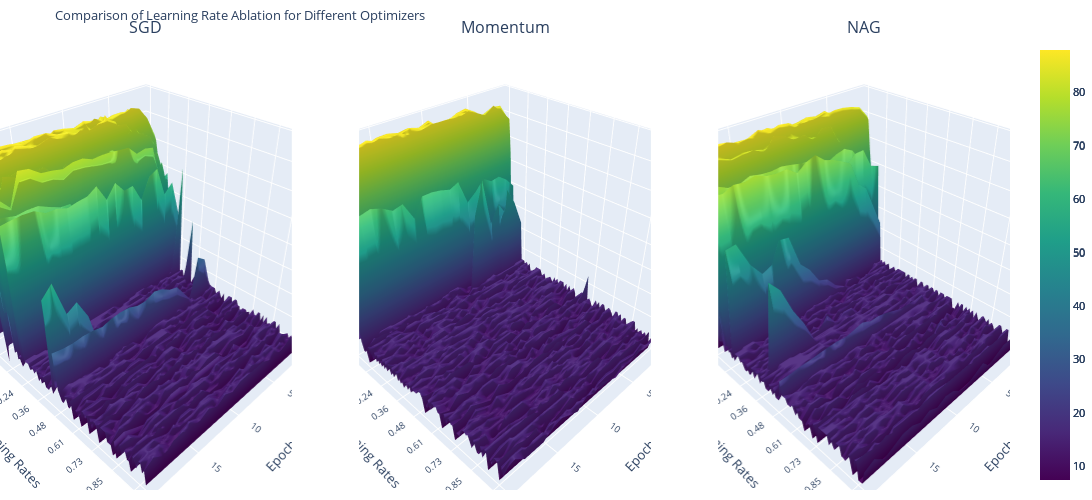
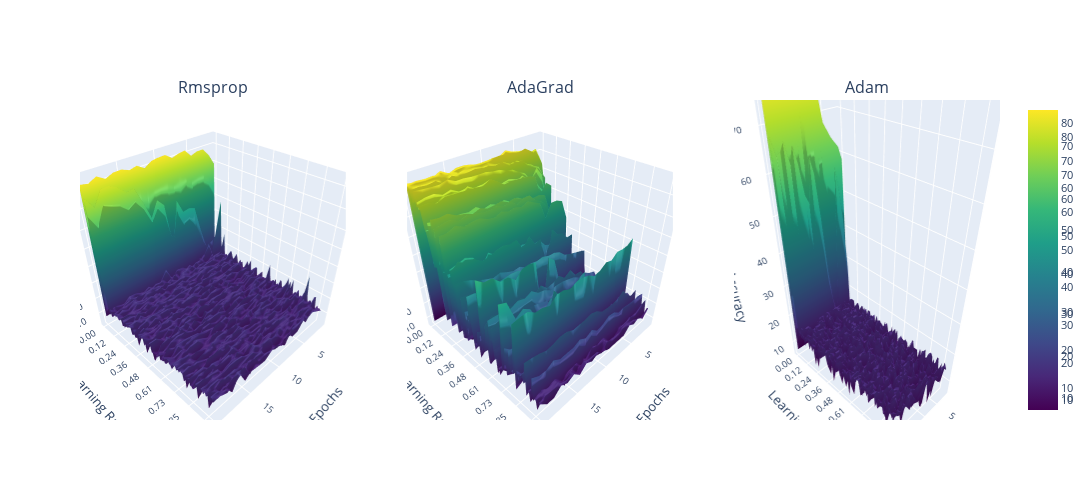
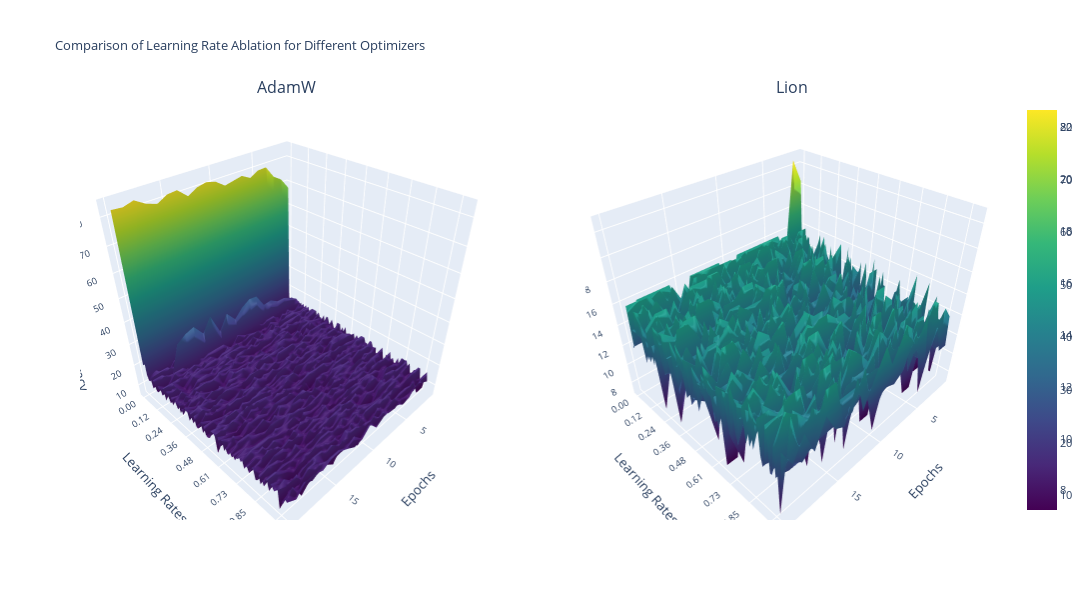

The notebook cell saved with these charts, in order:
### Code cell
import json
import numpy as np
import plotly.graph_objs as go
from plotly.subplots import make_subplots

file_names = [
    "sgd_learningRate_ablation_valid_accuracy.json",
    "momentum_learningRate_ablation_valid_accuracy.json",
    "nag_learningRate_ablation_valid_accuracy.json",
    "rmsprop_learningRate_ablation_valid_accuracy.json",
    "adaGrad_learningRate_ablation_valid_accuracy.json",
    "adam_learningRate_ablation_valid_accuracy.json",
    "adamW_learningRate_ablation_valid_accuracy.json",
    "lion_learningRate_ablation_valid_accuracy.json",
]

# Create a subplot with 1 row and 3 columns
fig = make_subplots(rows=1, cols=3, subplot_titles=["SGD", "Momentum", "NAG"], 
                    specs=[[{'type': 'surface'}, {'type': 'surface'}, {'type': 'surface'}]])

for index, file_name in enumerate(file_names[:3]):  # Take the first three files for demonstration
    with open(file_name, 'r') as file:
        data = json.load(file)

    title_info = file_name.split("_")
    optimizer = title_info[0]
    metric = title_info[-2]

    accuracy_data = np.array([values for lr, values in data.items()])
    epochs = np.arange(1, len(accuracy_data[0]) + 1)
    learning_rates = np.array([f"{float(lr):.2f}" for lr in data.keys()])
    learning_rates = np.array([(str(lr)) for lr in learning_rates])

    trace = go.Surface(x=epochs, y=learning_rates, z=accuracy_data, colorscale='Viridis')

    # Add trace to subplot
    fig.add_trace(trace, row=1, col=index + 1)  # Add to the appropriate subplot

# Update layout for each subplot if needed
font_size = 10.5
fig.update_layout(
    title='Comparison of Learning Rate Ablation for Different Optimizers',
    titlefont=dict(size=font_size + 2),
    font=dict(size=font_size),
    height=500,  # You may need to adjust the height and width to fit all plots comfortably
    width=1300,
    margin=dict(l=0, r=0, t=40, b=10),  # Adjust margins as needed
    scene=dict(
        xaxis_title='Epochs',
        yaxis_title='Learning Rates',
        zaxis_title='Validation Accuracy'
    ),
    scene2=dict(
        xaxis_title='Epochs',
        yaxis_title='Learning Rates',
        zaxis_title='Validation Accuracy'
    ),
    scene3=dict(
        xaxis_title='Epochs',
        yaxis_title='Learning Rates',
        zaxis_title='Validation Accuracy'
    )
)

# Display the interactive plot
fig.show()

# Create a subplot with 1 row and 3 columns
fig = make_subplots(rows=1, cols=3, subplot_titles=["Rmsprop", "AdaGrad", "Adam"], 
                    specs=[[{'type': 'surface'}, {'type': 'surface'}, {'type': 'surface'}]])

for index, file_name in enumerate(file_names[3:6]):  # Take the first three files for demonstration
    with open(file_name, 'r') as file:
        data = json.load(file)

    title_info = file_name.split("_")
    optimizer = title_info[0]
    metric = title_info[-2]

    accuracy_data = np.array([values for lr, values in data.items()])
    epochs = np.arange(1, len(accuracy_data[0]) + 1)
    learning_rates = np.array([f"{float(lr):.2f}" for lr in data.keys()])
    learning_rates = np.array([(str(lr)) for lr in learning_rates])

    trace = go.Surface(x=epochs, y=learning_rates, z=accuracy_data, colorscale='Viridis')

    # Add trace to subplot
    fig.add_trace(trace, row=1, col=index + 1)  # Add to the appropriate subplot

# Update layout for each subplot if needed
font_size = 10.5
fig.update_layout(
    # title='Comparison of Learning Rate Ablation for Different Optimizers',
    titlefont=dict(size=font_size + 2),
    font=dict(size=font_size),
    height=500,  # You may need to adjust the height and width to fit all plots comfortably
    width=1300,
    scene=dict(
        xaxis_title='Epochs',
        yaxis_title='Learning Rates',
        zaxis_title='Validation Accuracy'
    ),
    scene2=dict(
        xaxis_title='Epochs',
        yaxis_title='Learning Rates',
        zaxis_title='Validation Accuracy'
    ),
    scene3=dict(
        xaxis_title='Epochs',
        yaxis_title='Learning Rates',
        zaxis_title='Validation Accuracy'
    )
)

# Display the interactive plot
fig.show()

# Create a subplot with 1 row and 2 columns
fig = make_subplots(rows=1, cols=2, subplot_titles=["AdamW", "Lion"], 
                    specs=[[{'type': 'surface'}, {'type': 'surface'}]])

for index, file_name in enumerate(file_names[6:8]):  # Take the first two files for demonstration
    with open(file_name, 'r') as file:
        data = json.load(file)

    title_info = file_name.split("_")
    optimizer = title_info[0]
    metric = title_info[-2]

    accuracy_data = np.array([values for lr, values in data.items()])
    epochs = np.arange(1, len(accuracy_data[0]) + 1)
    learning_rates = np.array([f"{float(lr):.2f}" for lr in data.keys()])
    learning_rates = np.array([(str(lr)) for lr in learning_rates])

    trace = go.Surface(x=epochs, y=learning_rates, z=accuracy_data, colorscale='Viridis')

    # Add trace to subplot
    fig.add_trace(trace, row=1, col=index + 1)  # Add to the appropriate subplot

# Update layout for each subplot if needed
font_size = 10.5
fig.update_layout(
    title='Comparison of Learning Rate Ablation for Different Optimizers',
    titlefont=dict(size=font_size + 2),
    font=dict(size=font_size),
    height=600,  # You may need to adjust the height and width to fit all plots comfortably
    width=1300,
    scene=dict(
        xaxis_title='Epochs',
        yaxis_title='Learning Rates',
        zaxis_title='Validation Accuracy'
    ),
    scene2=dict(
        xaxis_title='Epochs',
        yaxis_title='Learning Rates',
        zaxis_title='Validation Accuracy'
    ),
    scene3=dict(
        xaxis_title='Epochs',
        yaxis_title='Learning Rates',
        zaxis_title='Validation Accuracy'
    )
)

# Display the interactive plot
fig.show()

### Figure 1 — Plotly figure (JSON) as saved in the notebook; plotly's stock layout.template omitted (floating-point values rounded to 4 significant figures; data arrays with more than 128 entries replaced by an {"elided": "..."} marker saying what was removed)
{"data": [{"colorscale": [[0, "#440154"], [0.1111, "#482878"], [0.2222, "#3e4989"], [0.3333, "#31688e"], [0.4444, "#26828e"], [0.5556, "#1f9e89"], [0.6667, "#35b779"], [0.7778, "#6ece58"], [0.8889, "#b5de2b"], [1, "#fde725"]], "scene": "scene", "type": "surface", "x": [1, 2, 3, 4, 5, 6, 7, 8, 9, 10, 11, 12, 13, 14, 15, 16, 17, 18, 19, 20], "y": ["0.00", "0.01", "0.02", "0.03", "0.04", "0.05", "0.06", "0.07", "0.08", "0.09", "0.10", "0.11", "0.12", "0.13", "0.14", "0.15", "0.16", "0.17", "0.18", "0.19", "0.20", "0.21", "0.22", "0.23", "0.24", "0.25", "0.26", "0.27", "0.28", "0.29", "0.30", "0.31", "0.32", "0.33", "0.34", "0.35", "0.36", "0.37", "0.38", "0.39", "0.40", "0.41", "0.42", "0.43", "0.44", "0.45", "0.46", "0.47", "0.48", "0.49", "0.51", "0.52", "0.53", "0.54", "0.55", "0.56", "0.57", "0.58", "0.59", "0.60", "0.61", "0.62", "0.63", "0.64", "0.65", "0.66", "0.67", "0.68", "0.69", "0.70", "0.71", "0.72", "0.73", "0.74", "0.75", "0.76", "0.77", "0.78", "0.79", "0.80", "0.81", "0.82", "0.83", "0.84", "0.85", "0.86", "0.87", "0.88", "0.89", "0.90", "0.91", "0.92", "0.93", "0.94", "0.95", "0.96", "0.97", "0.98", "0.99", "1.00"], "z": {"elided": "100x20 float values"}}, {"colorscale": [[0, "#440154"], [0.1111, "#482878"], [0.2222, "#3e4989"], [0.3333, "#31688e"], [0.4444, "#26828e"], [0.5556, "#1f9e89"], [0.6667, "#35b779"], [0.7778, "#6ece58"], [0.8889, "#b5de2b"], [1, "#fde725"]], "scene": "scene2", "type": "surface", "x": [1, 2, 3, 4, 5, 6, 7, 8, 9, 10, 11, 12, 13, 14, 15, 16, 17, 18, 19, 20], "y": ["0.00", "0.01", "0.02", "0.03", "0.04", "0.05", "0.06", "0.07", "0.08", "0.09", "0.10", "0.11", "0.12", "0.13", "0.14", "0.15", "0.16", "0.17", "0.18", "0.19", "0.20", "0.21", "0.22", "0.23", "0.24", "0.25", "0.26", "0.27", "0.28", "0.29", "0.30", "0.31", "0.32", "0.33", "0.34", "0.35", "0.36", "0.37", "0.38", "0.39", "0.40", "0.41", "0.42", "0.43", "0.44", "0.45", "0.46", "0.47", "0.48", "0.49", "0.51", "0.52", "0.53", "0.54", "0.55", "0.56", "0.57", "0.58", "0.59", "0.60", "0.61", "0.62", "0.63", "0.64", "0.65", "0.66", "0.67", "0.68", "0.69", "0.70", "0.71", "0.72", "0.73", "0.74", "0.75", "0.76", "0.77", "0.78", "0.79", "0.80", "0.81", "0.82", "0.83", "0.84", "0.85", "0.86", "0.87", "0.88", "0.89", "0.90", "0.91", "0.92", "0.93", "0.94", "0.95", "0.96", "0.97", "0.98", "0.99", "1.00"], "z": {"elided": "100x20 float values"}}, {"colorscale": [[0, "#440154"], [0.1111, "#482878"], [0.2222, "#3e4989"], [0.3333, "#31688e"], [0.4444, "#26828e"], [0.5556, "#1f9e89"], [0.6667, "#35b779"], [0.7778, "#6ece58"], [0.8889, "#b5de2b"], [1, "#fde725"]], "scene": "scene3", "type": "surface", "x": [1, 2, 3, 4, 5, 6, 7, 8, 9, 10, 11, 12, 13, 14, 15, 16, 17, 18, 19, 20], "y": ["0.00", "0.01", "0.02", "0.03", "0.04", "0.05", "0.06", "0.07", "0.08", "0.09", "0.10", "0.11", "0.12", "0.13", "0.14", "0.15", "0.16", "0.17", "0.18", "0.19", "0.20", "0.21", "0.22", "0.23", "0.24", "0.25", "0.26", "0.27", "0.28", "0.29", "0.30", "0.31", "0.32", "0.33", "0.34", "0.35", "0.36", "0.37", "0.38", "0.39", "0.40", "0.41", "0.42", "0.43", "0.44", "0.45", "0.46", "0.47", "0.48", "0.49", "0.51", "0.52", "0.53", "0.54", "0.55", "0.56", "0.57", "0.58", "0.59", "0.60", "0.61", "0.62", "0.63", "0.64", "0.65", "0.66", "0.67", "0.68", "0.69", "0.70", "0.71", "0.72", "0.73", "0.74", "0.75", "0.76", "0.77", "0.78", "0.79", "0.80", "0.81", "0.82", "0.83", "0.84", "0.85", "0.86", "0.87", "0.88", "0.89", "0.90", "0.91", "0.92", "0.93", "0.94", "0.95", "0.96", "0.97", "0.98", "0.99", "1.00"], "z": {"elided": "100x20 float values"}}], "layout": {"annotations": [{"font": {"size": 16}, "showarrow": false, "text": "SGD", "x": 0.1444, "xanchor": "center", "xref": "paper", "y": 1, "yanchor": "bottom", "yref": "paper"}, {"font": {"size": 16}, "showarrow": false, "text": "Momentum", "x": 0.5, "xanchor": "center", "xref": "paper", "y": 1, "yanchor": "bottom", "yref": "paper"}, {"font": {"size": 16}, "showarrow": false, "text": "NAG", "x": 0.8556, "xanchor": "center", "xref": "paper", "y": 1, "yanchor": "bottom", "yref": "paper"}], "font": {"size": 10.5}, "height": 500, "margin": {"b": 10, "l": 0, "r": 0, "t": 40}, "scene": {"domain": {"x": [0, 0.2889], "y": [0, 1]}, "xaxis": {"title": {"text": "Epochs"}}, "yaxis": {"title": {"text": "Learning Rates"}}, "zaxis": {"title": {"text": "Validation Accuracy"}}}, "scene2": {"domain": {"x": [0.3556, 0.6444], "y": [0, 1]}, "xaxis": {"title": {"text": "Epochs"}}, "yaxis": {"title": {"text": "Learning Rates"}}, "zaxis": {"title": {"text": "Validation Accuracy"}}}, "scene3": {"domain": {"x": [0.7111, 1], "y": [0, 1]}, "xaxis": {"title": {"text": "Epochs"}}, "yaxis": {"title": {"text": "Learning Rates"}}, "zaxis": {"title": {"text": "Validation Accuracy"}}}, "title": {"font": {"size": 12.5}, "text": "Comparison of Learning Rate Ablation for Different Optimizers"}, "width": 1300}}

### Figure 2 — Plotly figure (JSON) as saved in the notebook; plotly's stock layout.template omitted (floating-point values rounded to 4 significant figures; data arrays with more than 128 entries replaced by an {"elided": "..."} marker saying what was removed)
{"data": [{"colorscale": [[0, "#440154"], [0.1111, "#482878"], [0.2222, "#3e4989"], [0.3333, "#31688e"], [0.4444, "#26828e"], [0.5556, "#1f9e89"], [0.6667, "#35b779"], [0.7778, "#6ece58"], [0.8889, "#b5de2b"], [1, "#fde725"]], "scene": "scene", "type": "surface", "x": [1, 2, 3, 4, 5, 6, 7, 8, 9, 10, 11, 12, 13, 14, 15, 16, 17, 18, 19, 20], "y": ["0.00", "0.01", "0.02", "0.03", "0.04", "0.05", "0.06", "0.07", "0.08", "0.09", "0.10", "0.11", "0.12", "0.13", "0.14", "0.15", "0.16", "0.17", "0.18", "0.19", "0.20", "0.21", "0.22", "0.23", "0.24", "0.25", "0.26", "0.27", "0.28", "0.29", "0.30", "0.31", "0.32", "0.33", "0.34", "0.35", "0.36", "0.37", "0.38", "0.39", "0.40", "0.41", "0.42", "0.43", "0.44", "0.45", "0.46", "0.47", "0.48", "0.49", "0.51", "0.52", "0.53", "0.54", "0.55", "0.56", "0.57", "0.58", "0.59", "0.60", "0.61", "0.62", "0.63", "0.64", "0.65", "0.66", "0.67", "0.68", "0.69", "0.70", "0.71", "0.72", "0.73", "0.74", "0.75", "0.76", "0.77", "0.78", "0.79", "0.80", "0.81", "0.82", "0.83", "0.84", "0.85", "0.86", "0.87", "0.88", "0.89", "0.90", "0.91", "0.92", "0.93", "0.94", "0.95", "0.96", "0.97", "0.98", "0.99", "1.00"], "z": {"elided": "100x20 float values"}}, {"colorscale": [[0, "#440154"], [0.1111, "#482878"], [0.2222, "#3e4989"], [0.3333, "#31688e"], [0.4444, "#26828e"], [0.5556, "#1f9e89"], [0.6667, "#35b779"], [0.7778, "#6ece58"], [0.8889, "#b5de2b"], [1, "#fde725"]], "scene": "scene2", "type": "surface", "x": [1, 2, 3, 4, 5, 6, 7, 8, 9, 10, 11, 12, 13, 14, 15, 16, 17, 18, 19, 20], "y": ["0.00", "0.01", "0.02", "0.03", "0.04", "0.05", "0.06", "0.07", "0.08", "0.09", "0.10", "0.11", "0.12", "0.13", "0.14", "0.15", "0.16", "0.17", "0.18", "0.19", "0.20", "0.21", "0.22", "0.23", "0.24", "0.25", "0.26", "0.27", "0.28", "0.29", "0.30", "0.31", "0.32", "0.33", "0.34", "0.35", "0.36", "0.37", "0.38", "0.39", "0.40", "0.41", "0.42", "0.43", "0.44", "0.45", "0.46", "0.47", "0.48", "0.49", "0.51", "0.52", "0.53", "0.54", "0.55", "0.56", "0.57", "0.58", "0.59", "0.60", "0.61", "0.62", "0.63", "0.64", "0.65", "0.66", "0.67", "0.68", "0.69", "0.70", "0.71", "0.72", "0.73", "0.74", "0.75", "0.76", "0.77", "0.78", "0.79", "0.80", "0.81", "0.82", "0.83", "0.84", "0.85", "0.86", "0.87", "0.88", "0.89", "0.90", "0.91", "0.92", "0.93", "0.94", "0.95", "0.96", "0.97", "0.98", "0.99", "1.00"], "z": {"elided": "100x20 float values"}}, {"colorscale": [[0, "#440154"], [0.1111, "#482878"], [0.2222, "#3e4989"], [0.3333, "#31688e"], [0.4444, "#26828e"], [0.5556, "#1f9e89"], [0.6667, "#35b779"], [0.7778, "#6ece58"], [0.8889, "#b5de2b"], [1, "#fde725"]], "scene": "scene3", "type": "surface", "x": [1, 2, 3, 4, 5, 6, 7, 8, 9, 10, 11, 12, 13, 14, 15, 16, 17, 18, 19, 20], "y": ["0.00", "0.01", "0.02", "0.03", "0.04", "0.05", "0.06", "0.07", "0.08", "0.09", "0.10", "0.11", "0.12", "0.13", "0.14", "0.15", "0.16", "0.17", "0.18", "0.19", "0.20", "0.21", "0.22", "0.23", "0.24", "0.25", "0.26", "0.27", "0.28", "0.29", "0.30", "0.31", "0.32", "0.33", "0.34", "0.35", "0.36", "0.37", "0.38", "0.39", "0.40", "0.41", "0.42", "0.43", "0.44", "0.45", "0.46", "0.47", "0.48", "0.49", "0.51", "0.52", "0.53", "0.54", "0.55", "0.56", "0.57", "0.58", "0.59", "0.60", "0.61", "0.62", "0.63", "0.64", "0.65", "0.66", "0.67", "0.68", "0.69", "0.70", "0.71", "0.72", "0.73", "0.74", "0.75", "0.76", "0.77", "0.78", "0.79", "0.80", "0.81", "0.82", "0.83", "0.84", "0.85", "0.86", "0.87", "0.88", "0.89", "0.90", "0.91", "0.92", "0.93", "0.94", "0.95", "0.96", "0.97", "0.98", "0.99", "1.00"], "z": {"elided": "100x20 float values"}}], "layout": {"annotations": [{"font": {"size": 16}, "showarrow": false, "text": "Rmsprop", "x": 0.1444, "xanchor": "center", "xref": "paper", "y": 1, "yanchor": "bottom", "yref": "paper"}, {"font": {"size": 16}, "showarrow": false, "text": "AdaGrad", "x": 0.5, "xanchor": "center", "xref": "paper", "y": 1, "yanchor": "bottom", "yref": "paper"}, {"font": {"size": 16}, "showarrow": false, "text": "Adam", "x": 0.8556, "xanchor": "center", "xref": "paper", "y": 1, "yanchor": "bottom", "yref": "paper"}], "font": {"size": 10.5}, "height": 500, "scene": {"domain": {"x": [0, 0.2889], "y": [0, 1]}, "xaxis": {"title": {"text": "Epochs"}}, "yaxis": {"title": {"text": "Learning Rates"}}, "zaxis": {"title": {"text": "Validation Accuracy"}}}, "scene2": {"domain": {"x": [0.3556, 0.6444], "y": [0, 1]}, "xaxis": {"title": {"text": "Epochs"}}, "yaxis": {"title": {"text": "Learning Rates"}}, "zaxis": {"title": {"text": "Validation Accuracy"}}}, "scene3": {"domain": {"x": [0.7111, 1], "y": [0, 1]}, "xaxis": {"title": {"text": "Epochs"}}, "yaxis": {"title": {"text": "Learning Rates"}}, "zaxis": {"title": {"text": "Validation Accuracy"}}}, "title": {"font": {"size": 12.5}}, "width": 1300}}

### Figure 3 — Plotly figure (JSON) as saved in the notebook; plotly's stock layout.template omitted (floating-point values rounded to 4 significant figures; data arrays with more than 128 entries replaced by an {"elided": "..."} marker saying what was removed)
{"data": [{"colorscale": [[0, "#440154"], [0.1111, "#482878"], [0.2222, "#3e4989"], [0.3333, "#31688e"], [0.4444, "#26828e"], [0.5556, "#1f9e89"], [0.6667, "#35b779"], [0.7778, "#6ece58"], [0.8889, "#b5de2b"], [1, "#fde725"]], "scene": "scene", "type": "surface", "x": [1, 2, 3, 4, 5, 6, 7, 8, 9, 10, 11, 12, 13, 14, 15, 16, 17, 18, 19, 20], "y": ["0.00", "0.01", "0.02", "0.03", "0.04", "0.05", "0.06", "0.07", "0.08", "0.09", "0.10", "0.11", "0.12", "0.13", "0.14", "0.15", "0.16", "0.17", "0.18", "0.19", "0.20", "0.21", "0.22", "0.23", "0.24", "0.25", "0.26", "0.27", "0.28", "0.29", "0.30", "0.31", "0.32", "0.33", "0.34", "0.35", "0.36", "0.37", "0.38", "0.39", "0.40", "0.41", "0.42", "0.43", "0.44", "0.45", "0.46", "0.47", "0.48", "0.49", "0.51", "0.52", "0.53", "0.54", "0.55", "0.56", "0.57", "0.58", "0.59", "0.60", "0.61", "0.62", "0.63", "0.64", "0.65", "0.66", "0.67", "0.68", "0.69", "0.70", "0.71", "0.72", "0.73", "0.74", "0.75", "0.76", "0.77", "0.78", "0.79", "0.80", "0.81", "0.82", "0.83", "0.84", "0.85", "0.86", "0.87", "0.88", "0.89", "0.90", "0.91", "0.92", "0.93", "0.94", "0.95", "0.96", "0.97", "0.98", "0.99", "1.00"], "z": {"elided": "100x20 float values"}}, {"colorscale": [[0, "#440154"], [0.1111, "#482878"], [0.2222, "#3e4989"], [0.3333, "#31688e"], [0.4444, "#26828e"], [0.5556, "#1f9e89"], [0.6667, "#35b779"], [0.7778, "#6ece58"], [0.8889, "#b5de2b"], [1, "#fde725"]], "scene": "scene2", "type": "surface", "x": [1, 2, 3, 4, 5, 6, 7, 8, 9, 10, 11, 12, 13, 14, 15, 16, 17, 18, 19, 20], "y": ["0.00", "0.01", "0.02", "0.03", "0.04", "0.05", "0.06", "0.07", "0.08", "0.09", "0.10", "0.11", "0.12", "0.13", "0.14", "0.15", "0.16", "0.17", "0.18", "0.19", "0.20", "0.21", "0.22", "0.23", "0.24", "0.25", "0.26", "0.27", "0.28", "0.29", "0.30", "0.31", "0.32", "0.33", "0.34", "0.35", "0.36", "0.37", "0.38", "0.39", "0.40", "0.41", "0.42", "0.43", "0.44", "0.45", "0.46", "0.47", "0.48", "0.49", "0.51", "0.52", "0.53", "0.54", "0.55", "0.56", "0.57", "0.58", "0.59", "0.60", "0.61", "0.62", "0.63", "0.64", "0.65", "0.66", "0.67", "0.68", "0.69", "0.70", "0.71", "0.72", "0.73", "0.74", "0.75", "0.76", "0.77", "0.78", "0.79", "0.80", "0.81", "0.82", "0.83", "0.84", "0.85", "0.86", "0.87", "0.88", "0.89", "0.90", "0.91", "0.92", "0.93", "0.94", "0.95", "0.96", "0.97", "0.98", "0.99", "1.00"], "z": {"elided": "100x20 float values"}}], "layout": {"annotations": [{"font": {"size": 16}, "showarrow": false, "text": "AdamW", "x": 0.225, "xanchor": "center", "xref": "paper", "y": 1, "yanchor": "bottom", "yref": "paper"}, {"font": {"size": 16}, "showarrow": false, "text": "Lion", "x": 0.775, "xanchor": "center", "xref": "paper", "y": 1, "yanchor": "bottom", "yref": "paper"}], "font": {"size": 10.5}, "height": 600, "scene": {"domain": {"x": [0, 0.45], "y": [0, 1]}, "xaxis": {"title": {"text": "Epochs"}}, "yaxis": {"title": {"text": "Learning Rates"}}, "zaxis": {"title": {"text": "Validation Accuracy"}}}, "scene2": {"domain": {"x": [0.55, 1], "y": [0, 1]}, "xaxis": {"title": {"text": "Epochs"}}, "yaxis": {"title": {"text": "Learning Rates"}}, "zaxis": {"title": {"text": "Validation Accuracy"}}}, "scene3": {"xaxis": {"title": {"text": "Epochs"}}, "yaxis": {"title": {"text": "Learning Rates"}}, "zaxis": {"title": {"text": "Validation Accuracy"}}}, "title": {"font": {"size": 12.5}, "text": "Comparison of Learning Rate Ablation for Different Optimizers"}, "width": 1300}}
